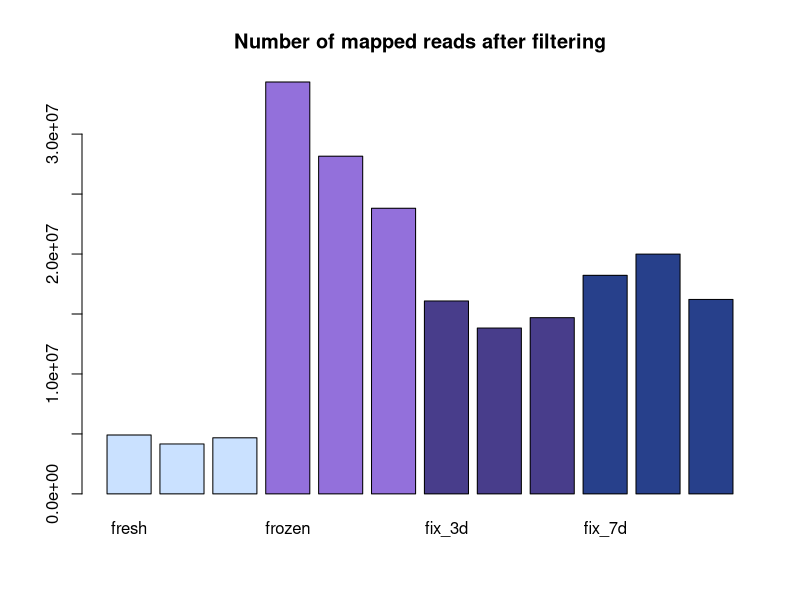
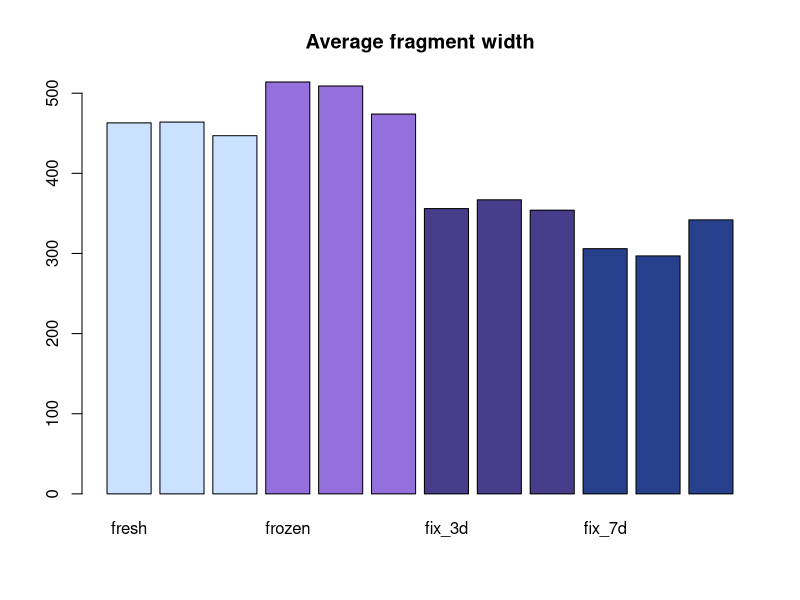
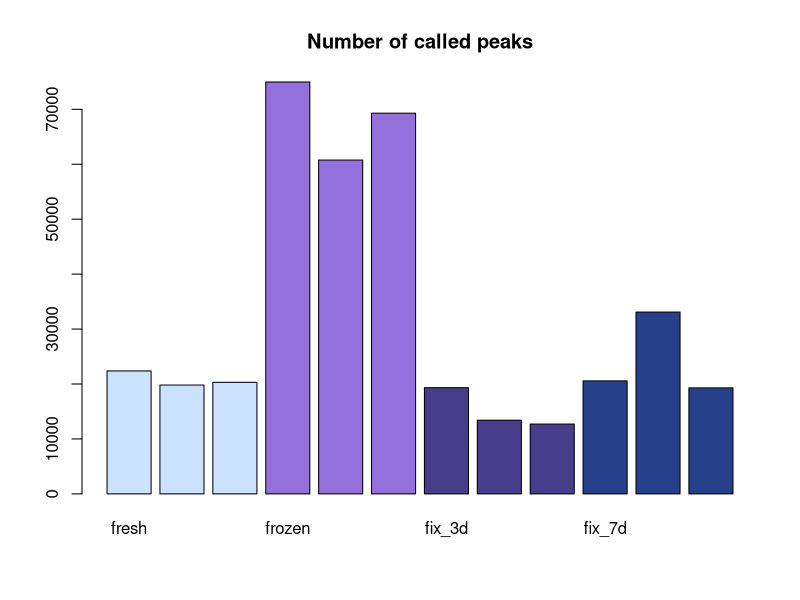
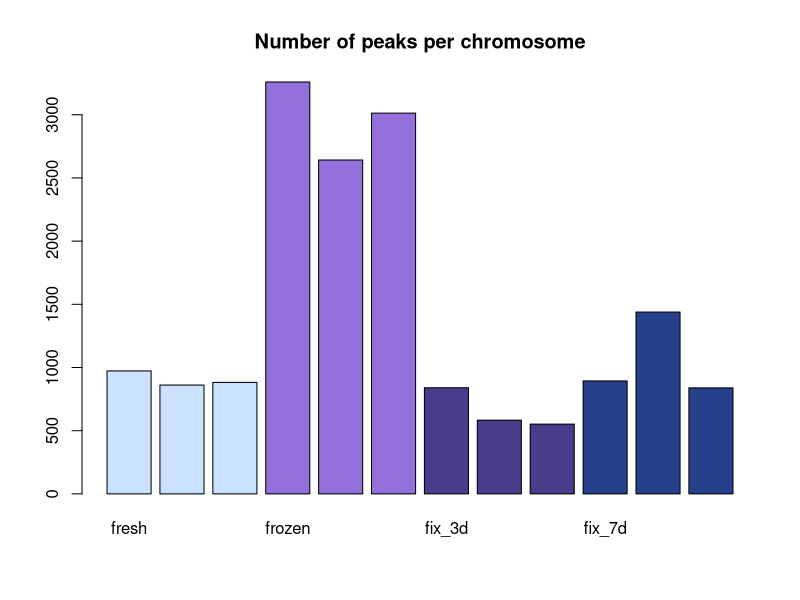
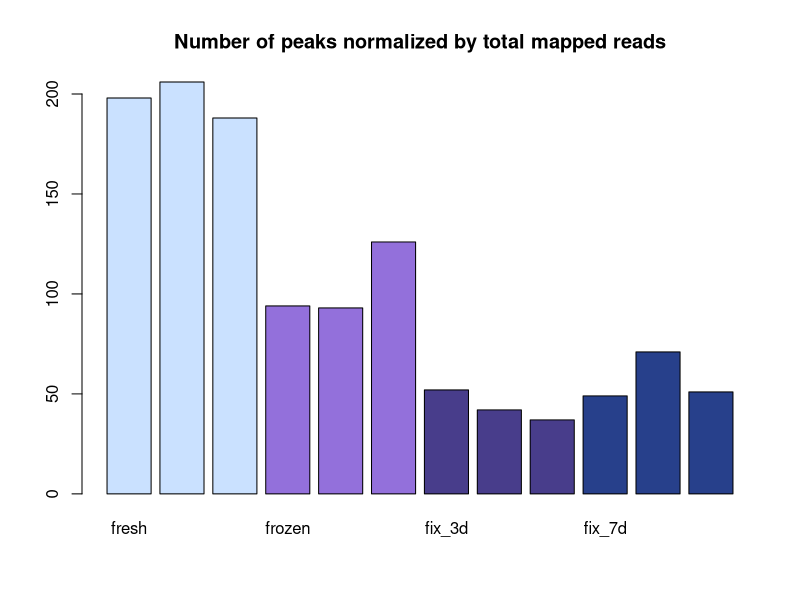
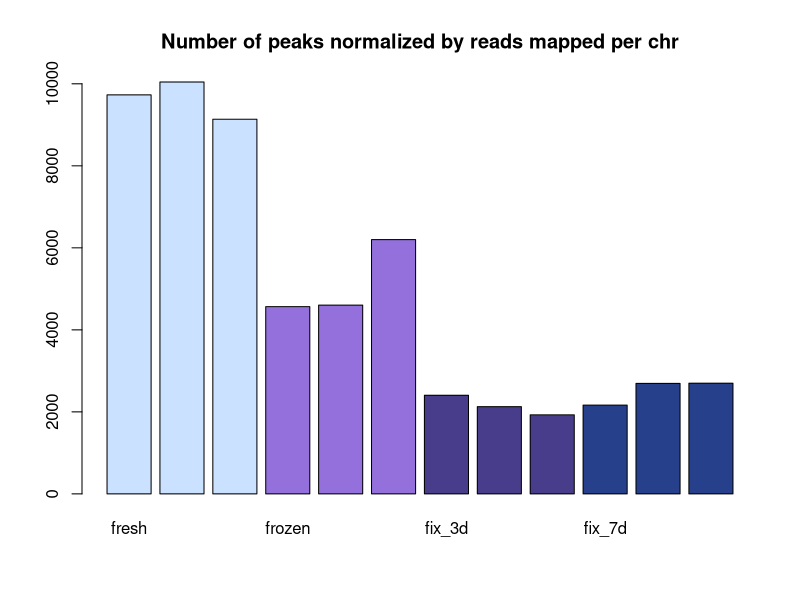
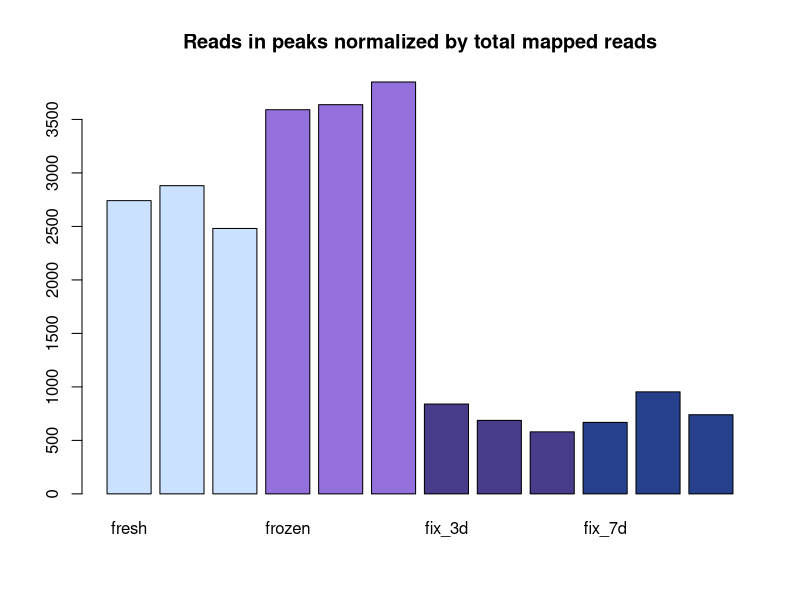
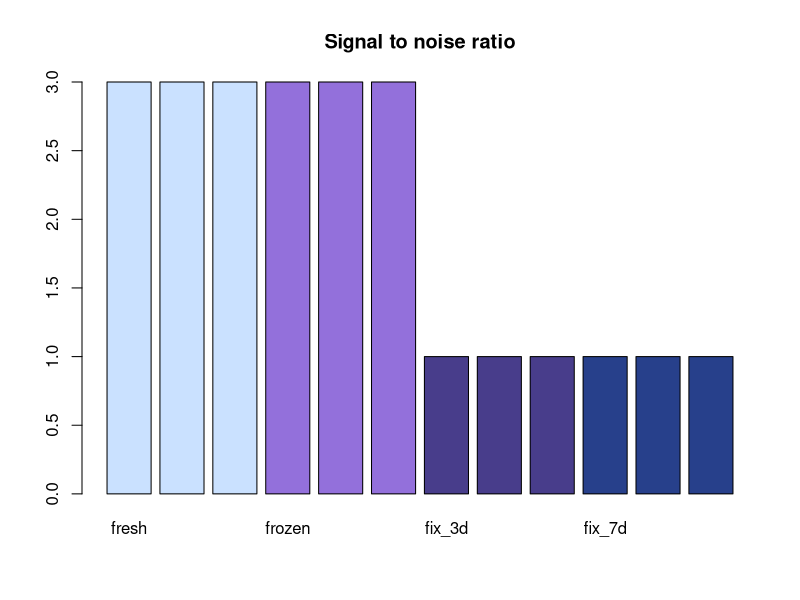

These figures' R source, in order:
data <- read.table("reports_summary.txt", header=TRUE, sep='\t')

# ============ BOXPLOT ============

pdf("K562.three_repl.barplot.QC.pdf")
barplot(as.integer(data[1,]), main="Number of mapped reads after filtering", names.arg=c("fresh", "", "", "frozen", "", "", "fix_3d", "", "", "fix_7d", "", ""), col=c("lightsteelblue1", "lightsteelblue1", "lightsteelblue1", "mediumpurple", "mediumpurple", "mediumpurple", "darkslateblue", "darkslateblue", "darkslateblue", "royalblue4", "royalblue4", "royalblue4"))
barplot(as.integer(data[2,]), main="Average fragment width", names.arg=c("fresh", "", "", "frozen", "", "", "fix_3d", "", "", "fix_7d", "", ""), col=c("lightsteelblue1", "lightsteelblue1", "lightsteelblue1", "mediumpurple", "mediumpurple", "mediumpurple", "darkslateblue", "darkslateblue", "darkslateblue", "royalblue4", "royalblue4", "royalblue4"))
barplot(as.integer(data[3,]), main="Number of called peaks", names.arg=c("fresh", "", "", "frozen", "", "", "fix_3d", "", "", "fix_7d", "", ""), col=c("lightsteelblue1", "lightsteelblue1", "lightsteelblue1", "mediumpurple", "mediumpurple", "mediumpurple", "darkslateblue", "darkslateblue", "darkslateblue", "royalblue4", "royalblue4", "royalblue4"))
barplot(as.integer(data[4,]), main="Number of peaks per chromosome", names.arg=c("fresh", "", "", "frozen", "", "", "fix_3d", "", "", "fix_7d", "", ""), col=c("lightsteelblue1", "lightsteelblue1", "lightsteelblue1", "mediumpurple", "mediumpurple", "mediumpurple", "darkslateblue", "darkslateblue", "darkslateblue", "royalblue4", "royalblue4", "royalblue4"))
barplot(as.integer(data[5,]), main="Number of peaks normalized by total mapped reads", names.arg=c("fresh", "", "", "frozen", "", "", "fix_3d", "", "", "fix_7d", "", ""), col=c("lightsteelblue1", "lightsteelblue1", "lightsteelblue1", "mediumpurple", "mediumpurple", "mediumpurple", "darkslateblue", "darkslateblue", "darkslateblue", "royalblue4", "royalblue4", "royalblue4"))
barplot(as.integer(data[6,]), main="Number of peaks normalized by reads mapped per chr", names.arg=c("fresh", "", "", "frozen", "", "", "fix_3d", "", "", "fix_7d", "", ""), col=c("lightsteelblue1", "lightsteelblue1", "lightsteelblue1", "mediumpurple", "mediumpurple", "mediumpurple", "darkslateblue", "darkslateblue", "darkslateblue", "royalblue4", "royalblue4", "royalblue4"))
barplot(as.integer(data[7,]), main="Reads in peaks normalized by total mapped reads", names.arg=c("fresh", "", "", "frozen", "", "", "fix_3d", "", "", "fix_7d", "", ""), col=c("lightsteelblue1", "lightsteelblue1", "lightsteelblue1", "mediumpurple", "mediumpurple", "mediumpurple", "darkslateblue", "darkslateblue", "darkslateblue", "royalblue4", "royalblue4", "royalblue4"))
barplot(as.integer(data[8,]), main="Signal to noise ratio", names.arg=c("fresh", "", "", "frozen", "", "", "fix_3d", "", "", "fix_7d", "", ""), col=c("lightsteelblue1", "lightsteelblue1", "lightsteelblue1", "mediumpurple", "mediumpurple", "mediumpurple", "darkslateblue", "darkslateblue", "darkslateblue", "royalblue4", "royalblue4", "royalblue4"))
barplot(as.integer(data[9,]), main="Average peak width", names.arg=c("fresh", "", "", "frozen", "", "", "fix_3d", "", "", "fix_7d", "", ""), col=c("lightsteelblue1", "lightsteelblue1", "lightsteelblue1", "mediumpurple", "mediumpurple", "mediumpurple", "darkslateblue", "darkslateblue", "darkslateblue", "royalblue4", "royalblue4", "royalblue4"))
dev.off()

# ============ BOXPLOT ============

pdf("K562.three_repl.boxplot.QC.pdf")
boxplot(as.integer(data[1,seq(1,3)]), as.integer(data[1,seq(4,6)]), as.integer(data[1,seq(7,9)]), as.integer(data[1,seq(10,12)]), main="Number of mapped reads after filtering", names=c("fresh", "frozen", "fix_3d", "fix_7d"), col=c("lightsteelblue1", "mediumpurple", "darkslateblue", "royalblue4"))
boxplot(as.integer(data[2,seq(1,3)]), as.integer(data[2,seq(4,6)]), as.integer(data[2,seq(7,9)]), as.integer(data[2,seq(10,12)]), main="Average fragment width", names=c("fresh", "frozen", "fix_3d", "fix_7d"), col=c("lightsteelblue1", "mediumpurple", "darkslateblue", "royalblue4"))
boxplot(as.integer(data[3,seq(1,3)]), as.integer(data[3,seq(4,6)]), as.integer(data[3,seq(7,9)]), as.integer(data[3,seq(10,12)]), main="Number of called peaks", names=c("fresh", "frozen", "fix_3d", "fix_7d"), col=c("lightsteelblue1", "mediumpurple", "darkslateblue", "royalblue4"))
boxplot(as.integer(data[4,seq(1,3)]), as.integer(data[4,seq(4,6)]), as.integer(data[4,seq(7,9)]), as.integer(data[4,seq(10,12)]), main="Number of peaks per chromosome", names=c("fresh", "frozen", "fix_3d", "fix_7d"), col=c("lightsteelblue1", "mediumpurple", "darkslateblue", "royalblue4"))
boxplot(as.integer(data[5,seq(1,3)]), as.integer(data[5,seq(4,6)]), as.integer(data[5,seq(7,9)]), as.integer(data[5,seq(10,12)]), main="Number of peaks normalized by total mapped reads", names=c("fresh", "frozen", "fix_3d", "fix_7d"), col=c("lightsteelblue1", "mediumpurple", "darkslateblue", "royalblue4"))
boxplot(as.integer(data[6,seq(1,3)]), as.integer(data[6,seq(4,6)]), as.integer(data[6,seq(7,9)]), as.integer(data[6,seq(10,12)]), main="Number of peaks normalized by reads mapped per chr", names=c("fresh", "frozen", "fix_3d", "fix_7d"), col=c("lightsteelblue1", "mediumpurple", "darkslateblue", "royalblue4"))
boxplot(as.integer(data[7,seq(1,3)]), as.integer(data[7,seq(4,6)]), as.integer(data[7,seq(7,9)]), as.integer(data[7,seq(10,12)]), main="Reads in peaks normalized by total mapped reads", names=c("fresh", "frozen", "fix_3d", "fix_7d"), col=c("lightsteelblue1", "mediumpurple", "darkslateblue", "royalblue4"))
boxplot(as.integer(data[8,seq(1,3)]), as.integer(data[8,seq(4,6)]), as.integer(data[8,seq(7,9)]), as.integer(data[8,seq(10,12)]), main="Signal to noise ratio", names=c("fresh", "frozen", "fix_3d", "fix_7d"), col=c("lightsteelblue1", "mediumpurple", "darkslateblue", "royalblue4"))
boxplot(as.integer(data[9,seq(1,3)]), as.integer(data[9,seq(4,6)]), as.integer(data[9,seq(7,9)]), as.integer(data[9,seq(10,12)]), main="Average peak width", names=c("fresh", "frozen", "fix_3d", "fix_7d"), col=c("lightsteelblue1", "mediumpurple", "darkslateblue", "royalblue4"))
dev.off()














